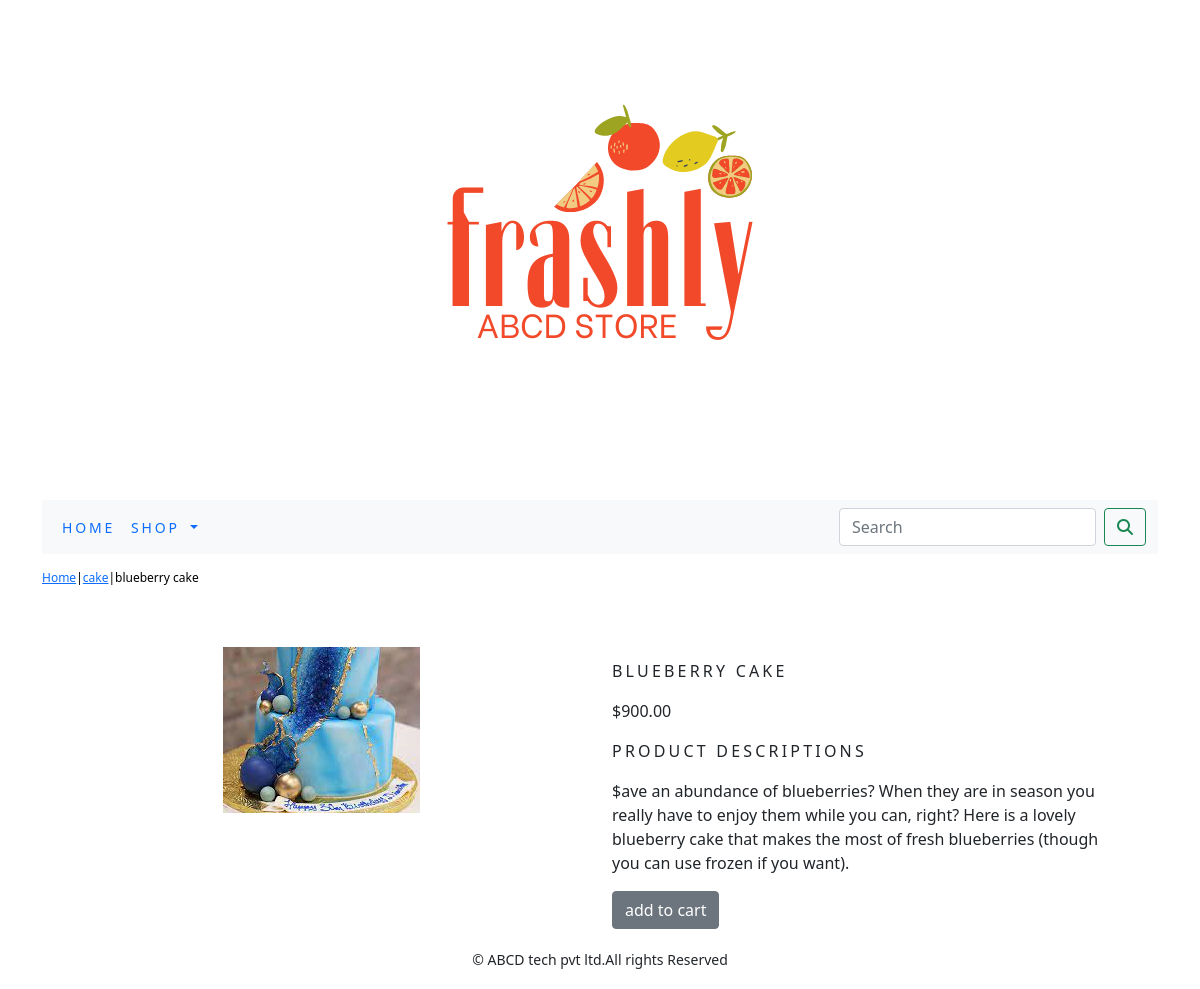
Screenshot of /ecomapp/cake/blueberry-cake/ with the database file from the repository.
### ecomapp/models.py (models this page shows, shortened)
class Product(models.Model):
    name=models.CharField(max_length=250,unique=True)
    slug=models.SlugField(max_length=250,unique=True)
    description=models.TextField(blank=True)
    price=models.DecimalField(max_digits=10,decimal_places=2)
    category=models.ForeignKey(Category,on_delete=models.CASCADE)
    image=models.ImageField(upload_to='product',blank=True)
    stock=models.IntegerField()
    available=models.BooleanField(default=True)
    created=models.DateTimeField(auto_now_add=True)
    updated=models.DateTimeField(auto_now=True)
    class Meta:
        ordering=('name',)
        verbose_name='product'
        verbose_name_plural='products'

class Category(models.Model):
    name=models.CharField(max_length=250,unique=True)
    slug=models.SlugField(max_length=250,unique=True)
    description=models.TextField(blank=True)
    image=models.ImageField(upload_to='category',blank=True)
    class Meta:
      ordering=('name',)
      verbose_name='category'
      verbose_name_plural='categories'
    def get_url(self):
       return reverse('ecomapp:product_by_category',args=[self.slug])
    def __str__(self):
        return '{}'.format(self.name)

### ecomapp/views.py (the view)
# urls.py: path('<slug:c_slug>/<slug:product_slug>/',views.proDetail,name='prodCatdetails')
def proDetail(request,c_slug,product_slug):
    try:
        product=Product.objects.get(category__slug=c_slug,slug=product_slug)
    except Exception as e:
        raise e
    return render(request,'product.html',{'product':product})

### cart/context_processors.py (called while the page is built)
def counter(request):
    item_count=0
    if 'admin' in request.path:
        return {}
    else:
        try:
           cart=Cart.objects.filter(cart_id=_cart_id(request))
           cart_item=CartItem.objects.all().filter(cart=cart[:1])
           for cart_item in cart_item:
             item_count += cart_item.quantity
        except Cart.DoesNotExist:
            item_count=0
    return dict(item_count=item_count)

### cart/views.py (called while the page is built)
def _cart_id(request):
    cart=request.session.session_key
    if not cart:
        cart=request.session.create()
    return cart

### ecomapp/context_processors.py (called while the page is built)
def menu_links(request):
    links=Category.objects.all()
    return dict(links=links)

### templates/product.html (shortened to what this page needs)
{% extends 'base.html' %}
{% load static %}
{% block content %}
   <div class="row my_pro_row_class">
       <div class="mx_auto">
           <p><a href="{% url 'ecomapp:allProCat' %}">Home</a>|<a href="{{product.category.get_url}}">{{product.category}}</a>|{{product.name}}</p>
       </div>
   </div>
<div class="container">
<br>
<div class="row">
    <div class="col-12 col-sm-12 col-md-12 col-lg-6 text-center">
        <div style="min-width:10em">
            <img src="{{product.image.url}}" alt="{{product.name}}">
        </div>
        </div>
        <div class="col-12 col-sm-12 col-md-12 col-lg-6" >
            <div>
            <h1 class="my_pro_title">{{product.name}}</h1>
            <p>${{product.price}}</p>
            <p class="my_title">product Descriptions</p>
            <p class="text-justify my_pro_text">${{product.description}}</p>
            {% if product.stock <= 0 %}
            <p class="text-justify my_pro_text"><b>Out Of Stock</b></p>
            {% else %}
            <a class="btn btn-secondary" href="{% url 'cart:add_cart' product.id %}">add to cart</a>
            {% endif %}
        </div>
    </div>
</div>
</div>
</div>
{% endblock %}

### static/css/custom.css (style rules this page uses)
.my_title { font-size:16px; text-transform:uppercase; letter-spacing:.2em; }
.my_pro_row_class { padding-top:15px; padding-bottom:20px; }
.my_pro_row_class .mx_auto { color:#000; font-size:12px; text-decoration:none; }
.my_pro_title { font-size:16px; text-transform:uppercase; letter-spacing: .2em; padding-top:15px; padding-bottom:10px; }
.my_pro_text { padding-right:20px; }

### rows the page displays
Product: category "cake", name "blueberry cake", image (picture), name "BLUEBERRY CAKE", price "900.00", description "ave an abundance of blueberries? When they are in season you really have to enjoy them while you can, right? Here is a lovely blueberry cake that makes the most of fresh blueberries (though you can use frozen if you want)."
